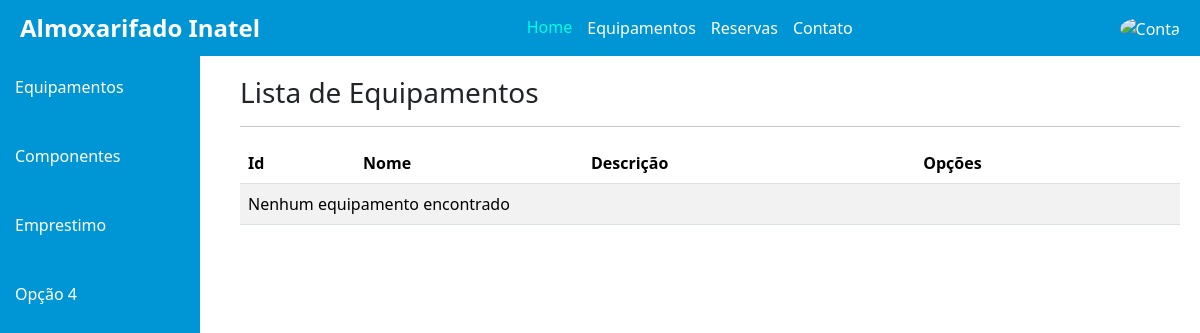
/equipamentos/, run on an earlier commit of the app's database.
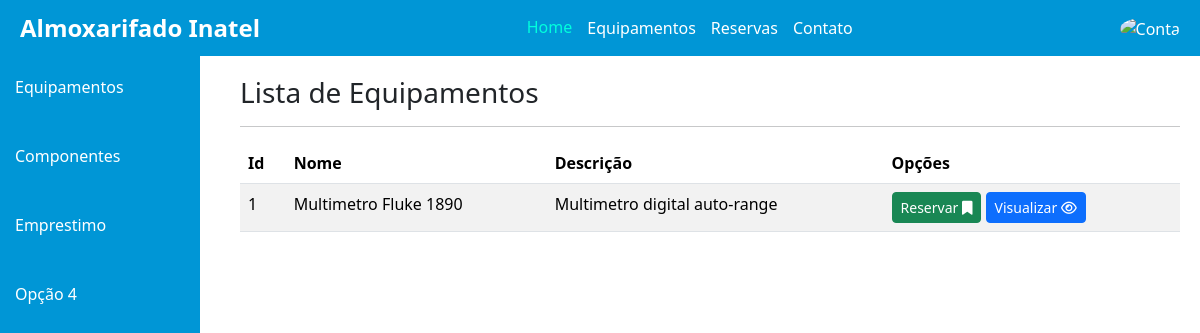
And on a later commit of the database.
### inventario/models.py (models this page shows, shortened)
class Equipamento(models.Model):
    id = models.IntegerField(primary_key=True, unique=True)
    nome = models.CharField(max_length=50)
    descricao = models.CharField(max_length=500,verbose_name='Descrição')
    empretimo = models.ForeignKey(Emprestimo, on_delete=models.SET_DEFAULT, default=None, blank=True, null=True)

### inventario/views.py (the view)
# urls.py: path('equipamentos/', EquipamentosList.as_view(), name='Listar-Equipamentos'),
class EquipamentosList(ListView):
    model = Equipamento
    template_name = 'equipamentos.html'

### inventario/templates/equipamentos.html (shortened to what this page needs)
{% extends "includes/base.html" %}
{% load static %}
{% block style %}
<link rel="stylesheet" href="{% static 'css/sideBar.css' %}">
<link rel="stylesheet" href="{% static 'css/bootstrap/bootstrap.min.css' %}">
<link rel="stylesheet" href="{% static 'fa/css/all.min.css' %}">
<link rel="stylesheet" href="{% static 'css/datatables.min.css' %}">
{% endblock %}
{% block content %}
{% include "includes/sideBar.html" %}
<div class="content">
    <h3>Lista de Equipamentos</h3>
    <hr>
    <div class="table-responsive">
        <table class="table table-striped" id="tabela-equipamentos">
            <thead>
                <tr>
                    <th>Id</th>
                    <th>Nome</th>
                    <th>Descrição</th>
                    <th>Opções</th>
                </tr>
            </thead>
            <tbody>
                {% for equipamento in object_list %}
                <tr>
                    <td>{{ equipamento.id }}</td>
                    <td>{{ equipamento.nome }}</td>
                    <td>{{ equipamento.descricao }}</td>
                    <td>
                        <a href="" class="btn btn-success btn-sm" title="Reservar">
                            Reservar
                            <i class="fa fa-bookmark" aria-hidden="true"></i>
                        </a>
                        <a href="" class="btn btn-primary btn-sm" title="Visualizar">
                            Visualizar
                            <i class="fa-regular fa-eye"></i>
                        </a>
                    </td>
                </tr>
                {% empty %}
                <tr>
                    <td colspan="4">Nenhum equipamento encontrado</td>
                </tr>
                {% endfor %}
            </tbody>
        </table>
    </div>
</div>
{% endblock %}

What changed in the data, as far as the page shows it:
added Equipamento: id "1", nome "Multimetro Fluke 1890", descricao "Multimetro digital auto-range"
Also different on the page:
text no longer shown: "Nenhum equipamento encontrado"
